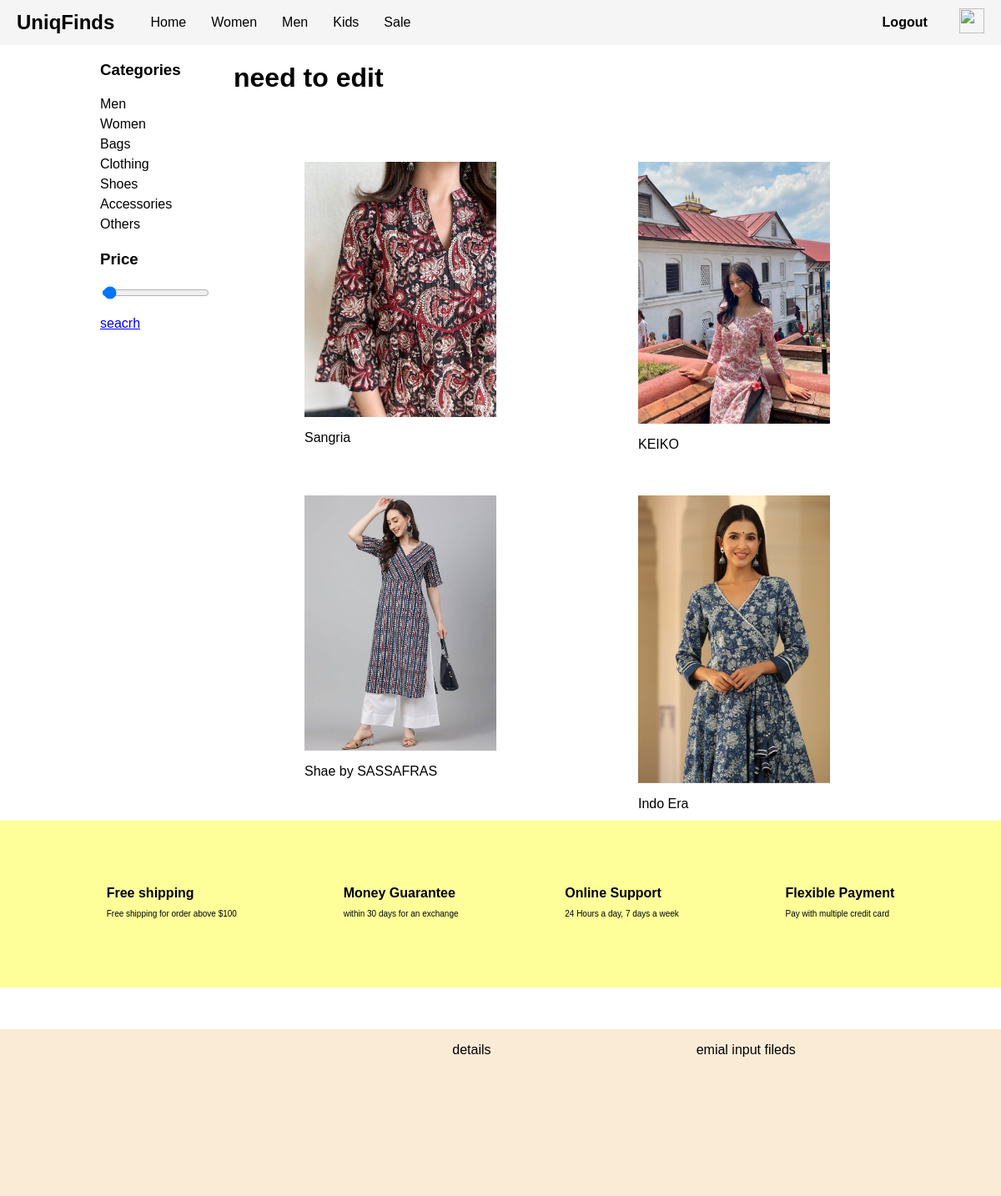
The page /products/kurti/2000/ on the database its author committed.
### app/models.py (models this page shows, shortened)
class Product(models.Model):
    name = models.CharField(max_length=255)
    category = models.ForeignKey(Category, on_delete=models.CASCADE, related_name='products')
    description = models.TextField()
    price = models.DecimalField(max_digits=10, decimal_places=2)
    stock = models.PositiveIntegerField()
    image = models.ImageField(upload_to='product_images/', blank=True, null=True)
    slug = models.SlugField(unique=True)
    created_at = models.DateTimeField(auto_now_add=True)
    updated_at = models.DateTimeField(auto_now=True)

### app/views.py (the view)
# urls.py: path('products/<slug:slug>/',products,name="products"),
def products(request,slug,price=None):
    Categorys = Category.objects.get(slug=slug)
    items = Product.objects.filter(category = Categorys)
    if price:
        items = items.filter(price__lte=price)
    return render(request,'html/product.html',{'items':items,'Categorys':Categorys})

### app/models.py (called while the page is built)
    def __str__(self):
        return self.name

### templates/html/product.html (shortened to what this page needs)
{% extends "html/footer.html" %}
{% load static %}
{% block main %}
<!DOCTYPE html>
<html lang="en">
<head>
    <link rel="stylesheet" href="{% static 'css/products.css' %}">
</head>
<body>
    <div class="conatiner">
        <div class="main">
            <div class="filters">
                <div class="categories">
                    <h3>Categories</h3>
                    <a href="">Men</a>
                    <a href="">Women</a>
                    <a href="">Bags</a>
                    <a href="">Clothing</a>
                    <a href="">Shoes</a>
                    <a href="">Accessories</a>
                    <a href="">Others</a>
                </div>
                <div class="price">
                    <h3>Price</h3>
                    <input
                        id="priceRange"
                        type="range"
                        min="300"
                        max="2000"
                        value="330"
                        oninput="updatePriceValue(this.value)"
                    >
                    <a id="searchLink" href="{% url 'products_by_price' slug=Categorys.slug price=2000 %}">seacrh</a>
                </div>
            </div>
            <div class="items">
                <div class="counts">
                    <h1>need to edit</h1>
                </div>
                <div class="products_card">
                    {% for item in items %}
                    <a href="{% url 'items' slug_=item.slug %}">
                    <div class="cards">
                        <img src="{{item.image.url}}">
                        <p>{{item.name}}</p>
                    </div>
                    </a>
                    {% endfor %}
                </div>
            </div>
        </div>
    </div>
</body>
</html>
{% endblock main %}

### static/css/foot.css (style rules this page uses)
body { margin: 0; padding: 0; font-family: Arial, sans-serif; }

### static/css/products.css (style rules this page uses)
body { margin: 0; padding: 0; font-family: Arial, sans-serif; height: 100%; }
.conatiner { background-color: rgb(255, 255, 255); display: flex; justify-content: center; align-items: center; }
.main { display: flex; flex-direction: row; background-color: rgb(255, 255, 255); width: 80%; }
.filters { display: flex; flex-direction: column; width: 20%; background-color: rgb(255, 255, 255); }
.categories { display: flex; flex-direction: column; }
.products_card { display: flex; flex-direction: row; flex-wrap: wrap; justify-content: space-around; background-color: rgb(255, 255, 255); }
.cards { width: 250px; height: 300px; display: flex; flex-direction: column; position: relative; margin: 10px; padding: 10px; box-sizing: border-box; margin-top: 50px; margin-bottom: 50px; }
.items { width: 100%; }
.categories a { text-decoration: none; color: black; line-height: 1.5; }
.products_card a { text-decoration: none; color: black; }

### rows shown on the page
Product: image (picture), name "Sangria"
Product: image (picture), name "KEIKO"
Product: image (picture), name "Shae by SASSAFRAS"
Product: image (picture), name "Indo Era"
